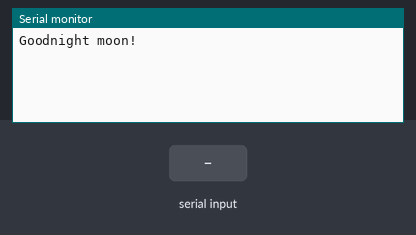
The sketch below on a simulated Arduino Mega 2560, built with avr-gcc and run on an emulated ATmega2560. Shown: the last lines printed to the serial monitor. Inputs (shaded band) come from the test bench.

Above: at 1.2 s.
1.3 s: "1" received over the second serial link
At 2.5 s:
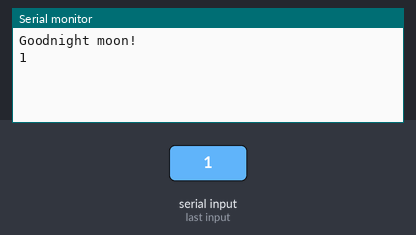
2.8 s: "0" received over the second serial link
At 3.8 s:
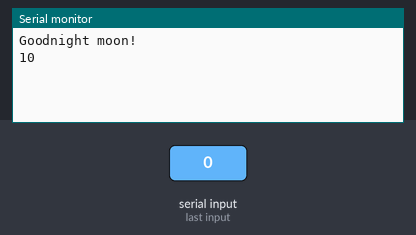

The sketch:

debug8266.ino
```cpp
void setup() {
  // Open serial communications and wait for port to open:
  Serial.begin(9600);
  while (!Serial) {
    ; // wait for serial port to connect. Needed for native USB port only
  }


  Serial.println("Goodnight moon!");

  // set the data rate for the SoftwareSerial port
  Serial1.begin(9600);
  Serial1.println("Hello, world?");
}

void loop() { // run over and over
  if (Serial1.available()) {
    Serial.write(Serial1.read());
  }
  if (Serial.available()) {
    Serial1.write(Serial.read());
    //Serial1.write("AT\r\n");
  }
 // delay(1000);
}
```

Measured:
- after the input at 1.3 s, the serial monitor: prints a new line at once (image 1)
- after the input at 2.8 s, the serial monitor: prints a new line at once (image 2)
